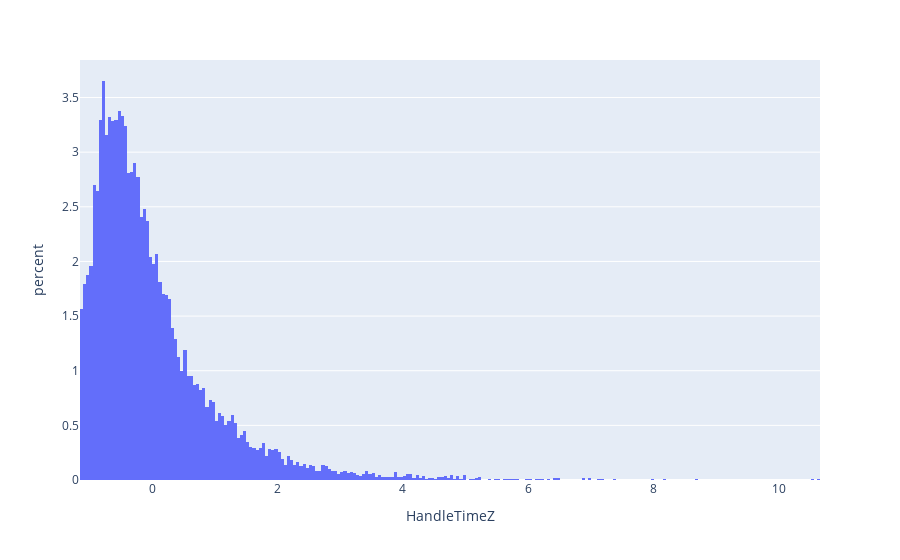
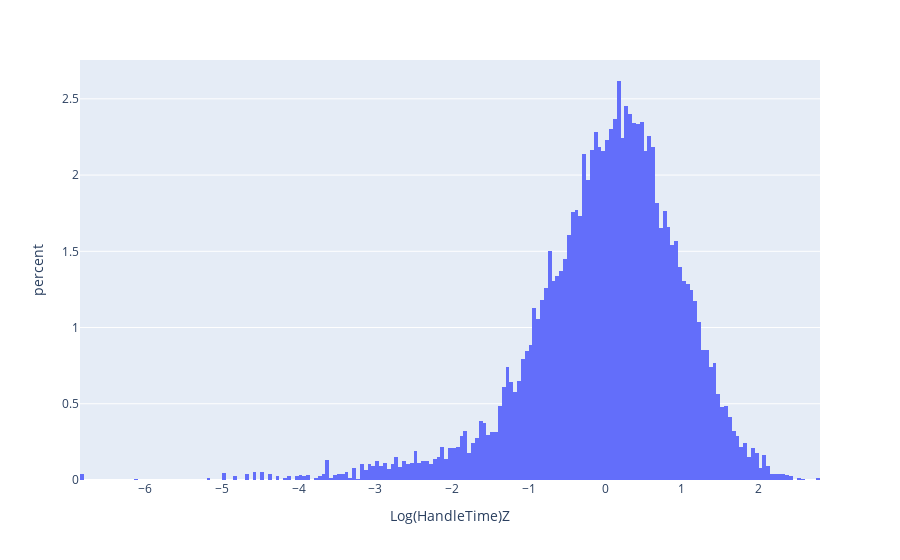
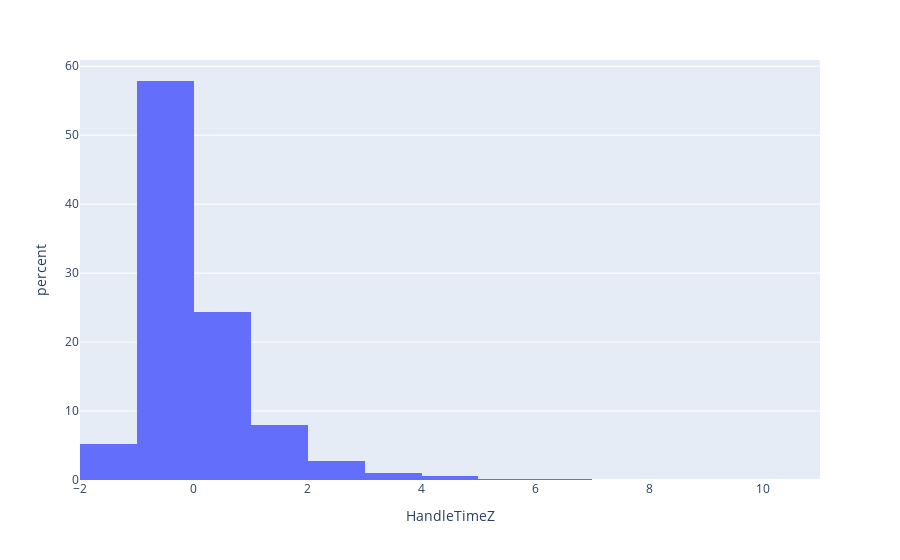
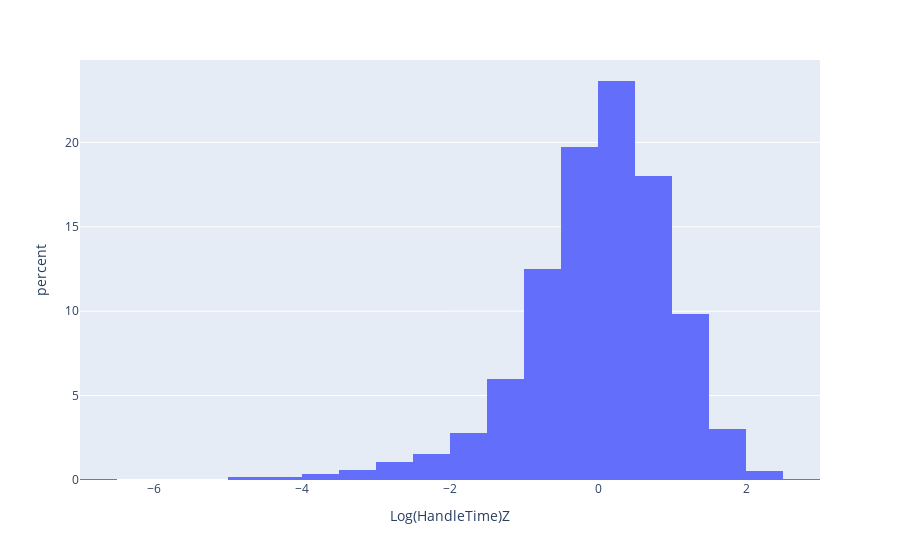

Here is the notebook cell these charts were saved with, in order:
### Code cell
df = dfp.copy()
df = add_conditionals(df)

px.histogram(df,x='HandleTimeZ',histnorm='percent').show()
px.histogram(df,x='Log(HandleTime)Z',histnorm='percent').show()

px.histogram(df,x='HandleTimeZ',nbins=20,histnorm='percent').show()
px.histogram(df,x='Log(HandleTime)Z',nbins=20,histnorm='percent').show()
del df

### Figure 1 — Plotly figure (JSON) as saved in the notebook; plotly's stock layout.template omitted (floating-point values rounded to 4 significant figures; data arrays with more than 128 entries replaced by an {"elided": "..."} marker saying what was removed)
{"data": [{"alignmentgroup": "True", "bingroup": "x", "histnorm": "percent", "hovertemplate": "HandleTimeZ=%{x}<br>percent=%{y}<extra></extra>", "legendgroup": "", "marker": {"color": "#636efa", "pattern": {"shape": ""}}, "name": "", "offsetgroup": "", "orientation": "v", "showlegend": false, "type": "histogram", "x": {"elided": "12763 float values"}, "xaxis": "x", "yaxis": "y"}], "layout": {"barmode": "relative", "legend": {"tracegroupgap": 0}, "margin": {"t": 60}, "xaxis": {"anchor": "y", "domain": [0, 1], "title": {"text": "HandleTimeZ"}}, "yaxis": {"anchor": "x", "domain": [0, 1], "title": {"text": "percent"}}}}

### Figure 2 — Plotly figure (JSON) as saved in the notebook; plotly's stock layout.template omitted (floating-point values rounded to 4 significant figures; data arrays with more than 128 entries replaced by an {"elided": "..."} marker saying what was removed)
{"data": [{"alignmentgroup": "True", "bingroup": "x", "histnorm": "percent", "hovertemplate": "Log(HandleTime)Z=%{x}<br>percent=%{y}<extra></extra>", "legendgroup": "", "marker": {"color": "#636efa", "pattern": {"shape": ""}}, "name": "", "offsetgroup": "", "orientation": "v", "showlegend": false, "type": "histogram", "x": {"elided": "12763 float values"}, "xaxis": "x", "yaxis": "y"}], "layout": {"barmode": "relative", "legend": {"tracegroupgap": 0}, "margin": {"t": 60}, "xaxis": {"anchor": "y", "domain": [0, 1], "title": {"text": "Log(HandleTime)Z"}}, "yaxis": {"anchor": "x", "domain": [0, 1], "title": {"text": "percent"}}}}

### Figure 3 — Plotly figure (JSON) as saved in the notebook; plotly's stock layout.template omitted (floating-point values rounded to 4 significant figures; data arrays with more than 128 entries replaced by an {"elided": "..."} marker saying what was removed)
{"data": [{"alignmentgroup": "True", "bingroup": "x", "histnorm": "percent", "hovertemplate": "HandleTimeZ=%{x}<br>percent=%{y}<extra></extra>", "legendgroup": "", "marker": {"color": "#636efa", "pattern": {"shape": ""}}, "name": "", "nbinsx": 20, "offsetgroup": "", "orientation": "v", "showlegend": false, "type": "histogram", "x": {"elided": "12763 float values"}, "xaxis": "x", "yaxis": "y"}], "layout": {"barmode": "relative", "legend": {"tracegroupgap": 0}, "margin": {"t": 60}, "xaxis": {"anchor": "y", "domain": [0, 1], "title": {"text": "HandleTimeZ"}}, "yaxis": {"anchor": "x", "domain": [0, 1], "title": {"text": "percent"}}}}

### Figure 4 — Plotly figure (JSON) as saved in the notebook; plotly's stock layout.template omitted (floating-point values rounded to 4 significant figures; data arrays with more than 128 entries replaced by an {"elided": "..."} marker saying what was removed)
{"data": [{"alignmentgroup": "True", "bingroup": "x", "histnorm": "percent", "hovertemplate": "Log(HandleTime)Z=%{x}<br>percent=%{y}<extra></extra>", "legendgroup": "", "marker": {"color": "#636efa", "pattern": {"shape": ""}}, "name": "", "nbinsx": 20, "offsetgroup": "", "orientation": "v", "showlegend": false, "type": "histogram", "x": {"elided": "12763 float values"}, "xaxis": "x", "yaxis": "y"}], "layout": {"barmode": "relative", "legend": {"tracegroupgap": 0}, "margin": {"t": 60}, "xaxis": {"anchor": "y", "domain": [0, 1], "title": {"text": "Log(HandleTime)Z"}}, "yaxis": {"anchor": "x", "domain": [0, 1], "title": {"text": "percent"}}}}
